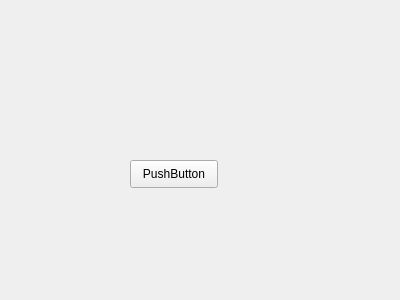
<?xml version="1.0" encoding="UTF-8"?>
<ui version="4.0">
 <class>search2</class>
 <widget class="QWidget" name="search2">
  <property name="geometry">
   <rect>
    <x>0</x>
    <y>0</y>
    <width>400</width>
    <height>300</height>
   </rect>
  </property>
  <property name="windowTitle">
   <string>Form</string>
  </property>
  <widget class="QPushButton" name="pushButton">
   <property name="geometry">
    <rect>
     <x>130</x>
     <y>160</y>
     <width>88</width>
     <height>28</height>
    </rect>
   </property>
   <property name="text">
    <string>PushButton</string>
   </property>
  </widget>
 </widget>
 <resources/>
 <connections/>
</ui>
